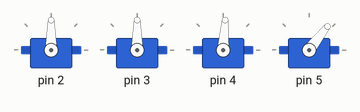
Simulated run of this sketch. Board: Arduino Uno, built with avr-gcc and run on an emulated ATmega328P. On the bench: 4 × servo.

Above: at 1.67 s.
At 8.1 s:
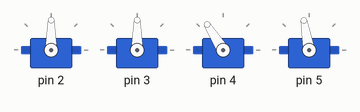
At 11.6 s:
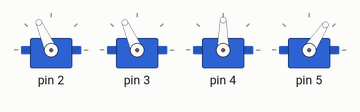
At 16.44 s:
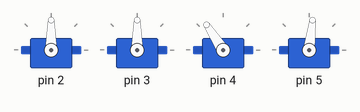
At 21.6 s:
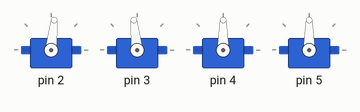
At 36.9 s:
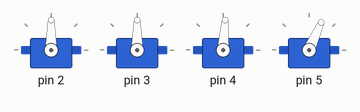
Timing chart, 0 to 40.0 s (numbered marks = the images above):
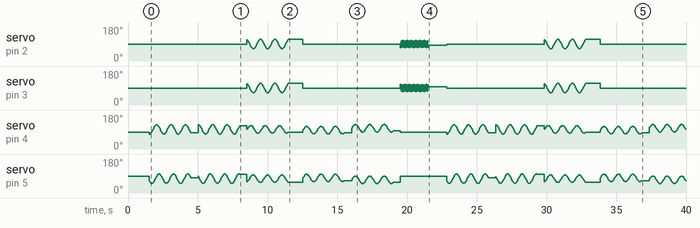

The sketch:

otto_dance.ino
```cpp
#include <Otto.h>

Otto Otto;

#define LeftLeg 2
#define RightLeg 3
#define LeftFoot 4
#define RightFoot 5
#define Buzzer 13

void setup() {
  Otto.init(LeftLeg, RightLeg, LeftFoot, RightFoot, true, Buzzer);
  Otto.home();
  delay(1000);
}

void loop() {
  Otto.moonwalker(3, 1000, 25, 1);
  delay(500);
  Otto.moonwalker(3, 1000, 25, -1);
  delay(500);
  Otto.crusaito(3, 1000, 20, 1);
  delay(500);
  Otto.undulation(3, 1000, 20);
  delay(500);
  Otto.swing(3, 1000, 20);
  delay(500);
  Otto.tiptoeSwing(3, 1000, 20);
  delay(500);
  Otto.jitter(20, 100);
  delay(500);
  Otto.crazy(3, 1000);
  delay(800);
}
```
